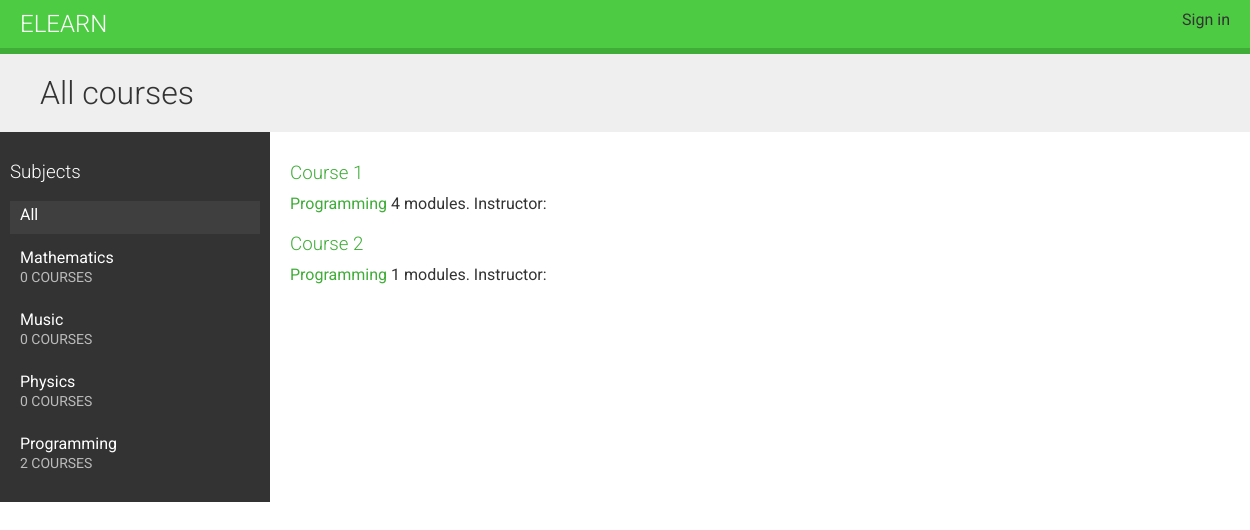
/, run on an earlier commit of the app's database.
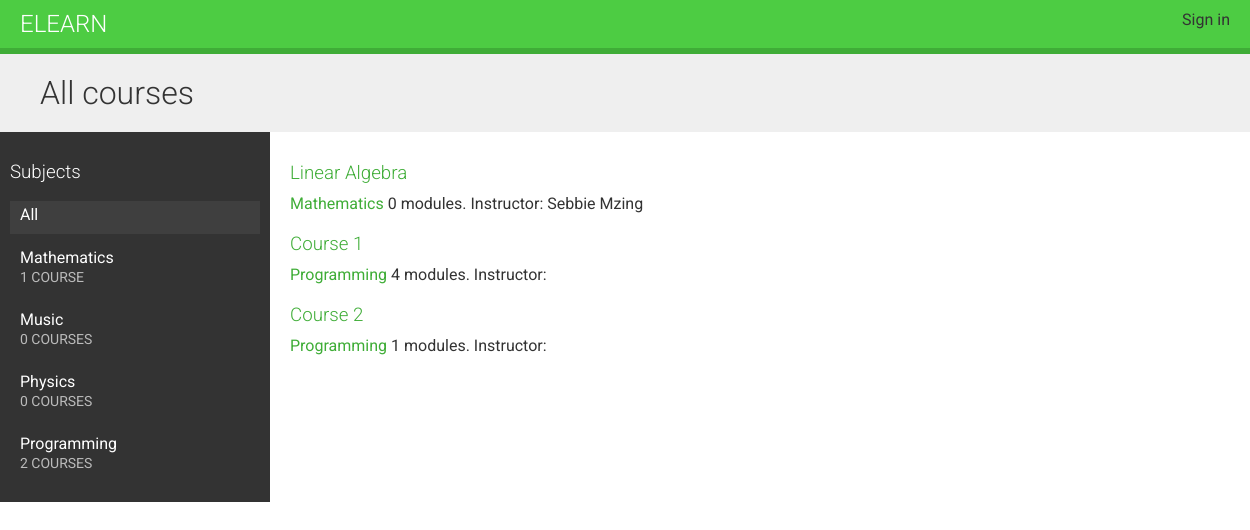
And on a later commit of the database.
### courses/models.py (models this page shows, shortened)
class Subject(models.Model):
    title = models.CharField(max_length = 200)
    slug = models.SlugField(max_length = 200, unique = True)
    class Meta:
        ordering = ['title']
    def __str__(self):
        return self.title

class Course(models.Model):
    owner = models.ForeignKey(
        User,
        related_name = 'courses_created',
        on_delete = models.CASCADE
    )
    subject = models.ForeignKey(
        Subject,
        related_name = 'courses',
        on_delete = models.CASCADE
    )
    title = models.CharField(max_length = 200)
    slug = models.CharField(max_length = 200, unique = True)
    overview = models.TextField()
    created = models.DateTimeField(auto_now_add = True)
    class Meta:
        ordering = ['created']

### courses/views.py (the view)
# urls.py: path('', CourseListView.as_view(), name = 'course_list')
class CourseListView(TemplateResponseMixin, View):
    model = Course
    template_name = 'courses/course/list.html'
    def get(self, request, subject = None):
        subjects = Subject.objects.annotate(
            total_courses =Count('courses')
        )
        courses = Course.objects.annotate(
            total_modules =Count('modules')
        )
        if subject:
            subject = get_object_or_404(subject = subject)
            courses = courses.filter(subject = subject)
        return self.render_to_response(
            {
                'subjects': subjects,
                'subject': subject,
                'courses': courses,
            }
        )

### courses/templates/courses/course/list.html (shortened to what this page needs)
{% extends 'base.html' %}
{% block content %}
    <h1>
        {% if subect %}
            {{ subject.title }} courses
            {% else %}
            All courses
        {% endif %}
    </h1>
            <div class="contents">
                <h3>Subjects</h3>
                <ul id="modules">
                    <li
                    {% if not subject %} class="selected"
                    {% endif %}>
                        <a href="{% url 'course_list' %}">All</a>
                    </li>
                    {% for s in subjects %}
                        <li
                        >
                        <a href="{% url 'course_list_subject' s.slug %}">
                            {{ s.title }}
                            <br>
                            <span>
                                {{ s.total_courses }} course{{ s.total_courses|pluralize }}
                            </span>
                        </a>
                    </li>
                    {% endfor %}
                </ul>
            </div>
            <div class="module">
                {% for course in courses %}
                    {% with subject=course.subject %}
                        <h3>
                            <a href="{% url 'course_detail' course.slug %}">
                                {{ course.title }}
                            </a>
                        </h3>
                        <p>
                            <a href="{% url 'course_list_subject' subject.slug %}">
                                {{ subject }}
                            </a>
                            {{ course.total_modules }} modules.
                            Instructor: {{ course.owner.get_full_name }}
                        </p>
                    {% endwith %}
                {% endfor %}
            </div>
{% endblock content %}

What changed in the data, as far as the page shows it:
computed for Subject "Mathematics": total_courses "0" → "1"
added Course: title "Linear Algebra", subject "Mathematics", total_modules "0", owner.get_full_name "Sebbie Mzing"
